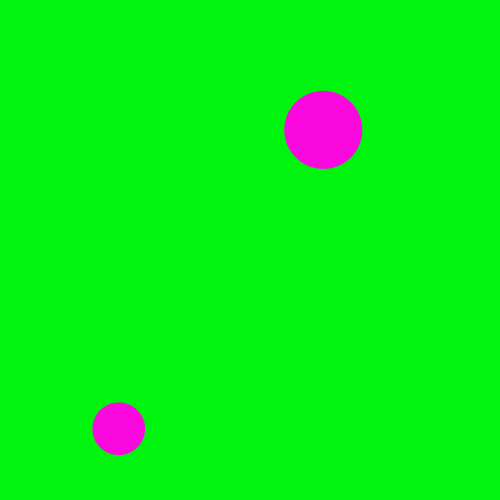
Frame 1 (no input)
Frame 60 (the mouse pressed at the canvas centre just before this capture): identical to frame 1, image omitted
Frame 120 (the mouse held since frame 60 and released just before this capture): identical to frame 1, image omitted

The Processing sketch that drew this single still picture (run headless with seeded random() and noise(); from frame 60 on, the mouse is pressed at the canvas centre):

// Processing sketch: cc_week3_jk
// ── cc_week3_jk.pde
Ball myBubble; // declared an object

// create an array of objects
Ball [] bubbles = new Ball[100];

float a = 0.0;
float s = 0.0;

void setup(){
  
  size(500,500);
  
  // initialize the object
  myBubble = new Ball();
  
  noStroke();
  fill(250,8,222);
  
  for( int i = 0; i < bubbles.length; i++){
    bubbles[i] = new Ball();
  }
}


void draw(){
  
  background(0,245,14);
  
  a = a + 0.005;
  s = cos(a)*2;
  
  myBubble.display();
  
  for( int i = 0; i < bubbles.length; i++){
    bubbles[i].display();
    
  translate(width/2, height/2);
  scale(s); 
  }
  
  //ellipse( myBubble.x, myBubble.y, myBubble.radius*2, myBubble.radius*2);
}


class Ball{
  
    float x;
    float y;
    float radius;
    
    Ball(){
      x = random(width);
      y = random(height);
      radius = random(20,40);
    }
    
    void display(){
      ellipse(x,y,radius*2,radius*2);
    }
  
}
